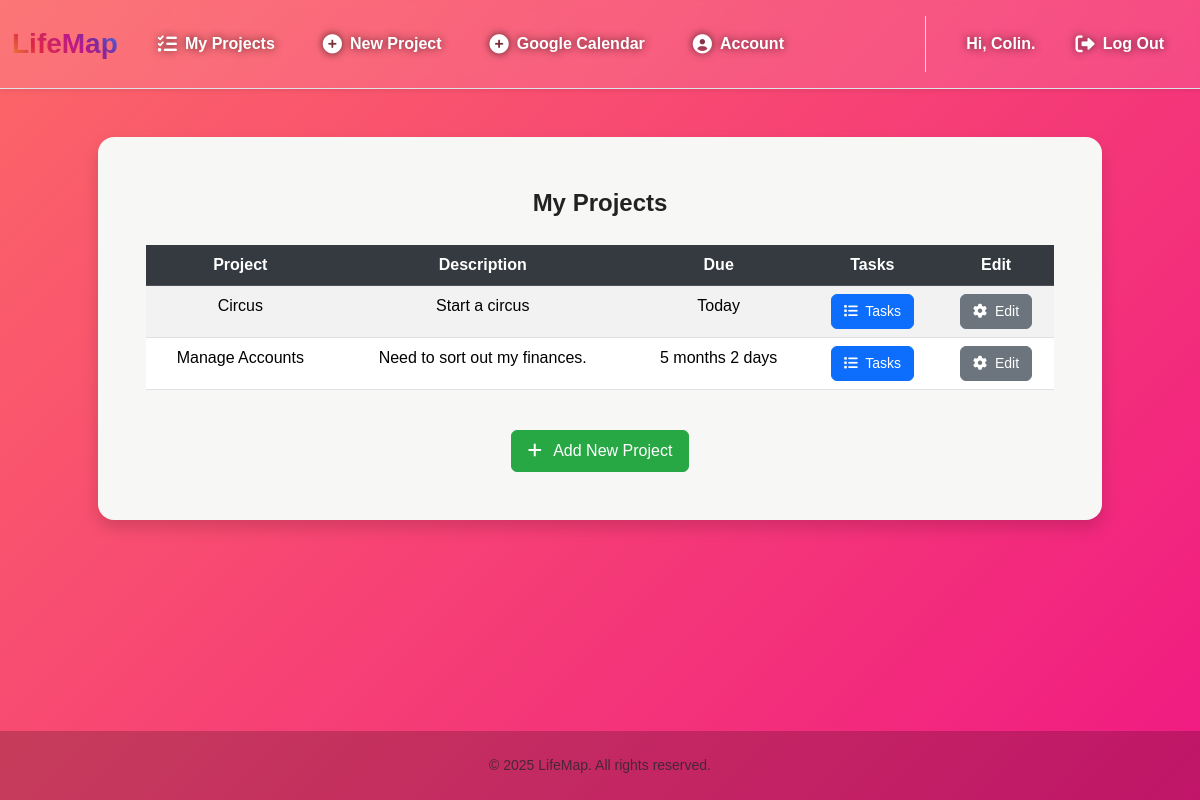
The page /projects (signed in) on the database as committed earlier.
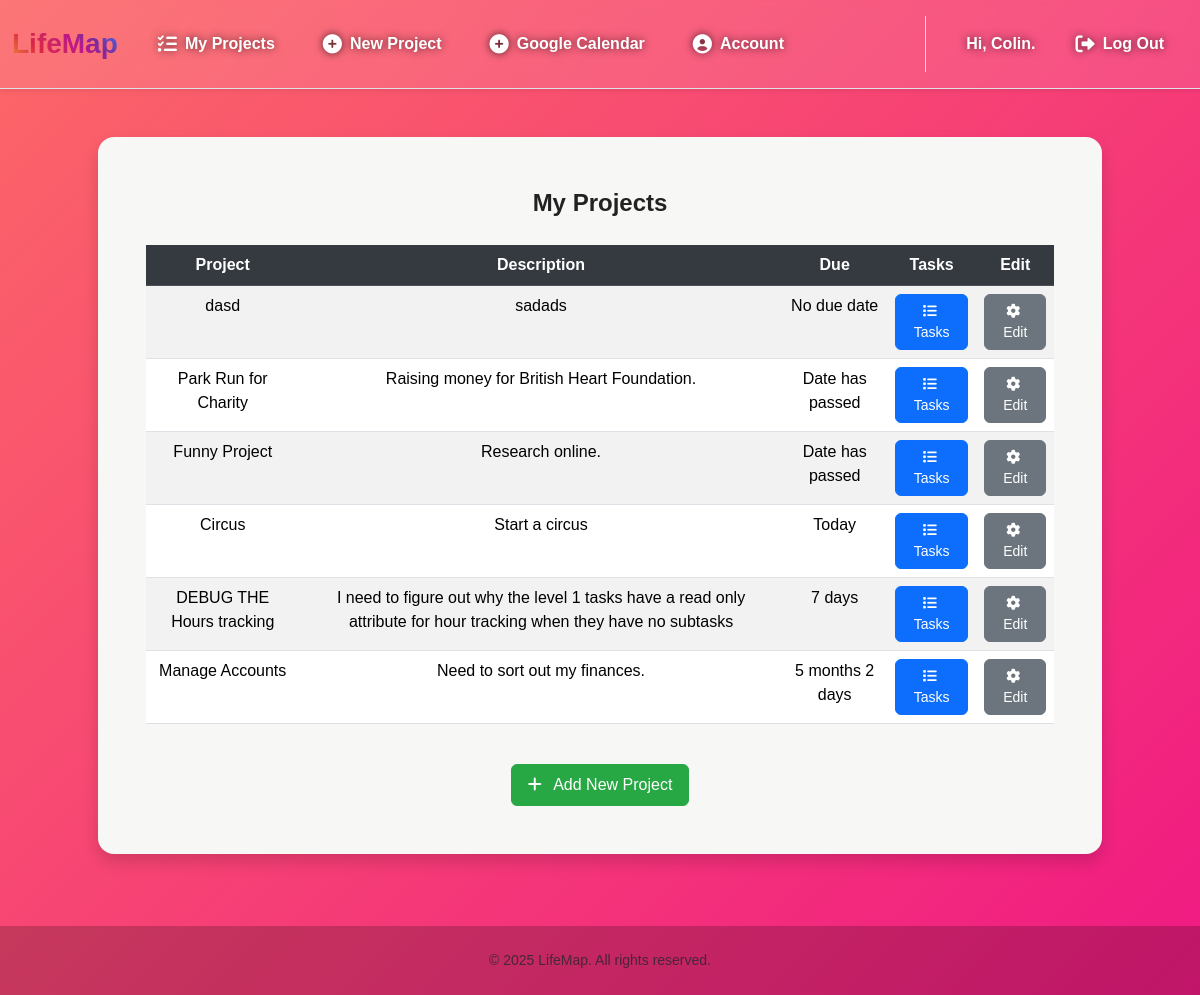
The same page on the database as committed later.
### tables this page shows
CREATE TABLE users (
    user_id INTEGER PRIMARY KEY AUTOINCREMENT,
    username TEXT NOT NULL UNIQUE,
    email TEXT UNIQUE,
    password_hash TEXT NOT NULL
, google_token TEXT);

CREATE TABLE projects (
    project_id INTEGER PRIMARY KEY AUTOINCREMENT,
    user_id INTEGER NOT NULL,
    name TEXT NOT NULL,
    description TEXT,
    start_date TEXT,
    end_date TEXT,
    FOREIGN KEY (user_id) REFERENCES users (user_id)
);

### app.py (the view)
@app.route("/projects", methods=["GET", "POST"])
@login_required
def projects_list():
    if request.method == "GET":
        conn = get_db()
        cursor = conn.cursor()
        user_id = session["user_id"]
        cursor.execute(
            """SELECT * FROM projects WHERE user_id = ? ORDER BY end_date ASC""", (user_id,))
        rows = [dict(row) for row in cursor.fetchall()]
        for row in rows:
            row["readable_due_date"] = format_date_difference(row["end_date"])
        return render_template(
            "projects.html",
            projects=rows,
            username=get_username(user_id))
    else:
        return error_page("Request Error, Only GET requests accepted.", 403)

### app.py (called while the page is built)
@app.after_request
def after_request(response):
    response.headers["Cache-Control"] = "no-cache, no-store, must-revalidate"
    response.headers["Expires"] = 0
    response.headers["Pragma"] = "no-cache"
    return response

### help.py (called while the page is built)
def get_db():
    if 'lifemap_db' not in g:
        g.lifemap_db = sqlite3.connect("LifeMap.db")
        g.lifemap_db.row_factory = sqlite3.Row
    return g.lifemap_db

def login_required(f):
    @wraps(f)
    def decorated_function(*args, **kwargs):
        if session.get("user_id") is None:
            return redirect("/login")
        return f(*args, **kwargs)
    return decorated_function

def get_username(user_id):
    conn = get_db()
    cursor = conn.cursor()
    cursor.execute("""SELECT username FROM users WHERE user_id = ?""", (user_id,))
    username_row = cursor.fetchone()
    return username_row[0] if username_row else None

def format_date_difference(target_date_str: str) -> str:
    if not target_date_str: return "No due date"
    target_date = date.fromisoformat(target_date_str)
    today = date.today()
    delta = relativedelta(target_date, today)
    if target_date < today: return "Date has passed"
    parts = []
    if delta.years: parts.append(f"{delta.years} year{'s' if delta.years != 1 else ''}")
    if delta.months: parts.append(f"{delta.months} month{'s' if delta.months != 1 else ''}")
    if delta.days: parts.append(f"{delta.days} day{'s' if delta.days != 1 else ''}")
    return " ".join(parts) or "Today"

### templates/projects.html (shortened to what this page needs)
{% extends "layout.html" %}
{% block username %}
    <div class="username fs-6 fw-bold">Hi, {{username}}.</div>
{% endblock %}
{% block main %}
    <div class="mb-4 shadow rounded-4 p-5 mx-auto" style="background-color: #f7f7f5 !important; max-width: 90%; width: 100%;">
        <div class="fs-4 fw-bold mb-4 text-center">
            My Projects
        </div>
        <div class="table-responsive">
            <table class="table table-hover table-striped">
                <thead class="table-dark">
                    <tr>
                        <th scope="col">Project</th>
                        <th scope="col">Description</th>
                        <th scope="col">Due</th>
                        <th scope="col">Tasks</th>
                        <th scope="col">Edit</th>
                    </tr>
                </thead>
                <tbody>
                    {% for row in projects %}
                    <tr>
                        <td> {{ row["name"] }} </td>
                        <td> {{ row["description"] }} </td>
                        {% if row["readable_due_date"] in this_week %}
                        <td><b style="color:red;"> {{ row["readable_due_date"]}}</b><td>
                        {% else %}
                        <td> {{ row["readable_due_date"]}}<td>
                        {% endif %}
                            <button class="details-button btn btn-sm btn-primary" data-project-id="{{ row["project_id"] }}">
                                <i class="fa-solid fa-list me-1"></i> Tasks
                            </button>
                        </td>
                        <td>
                            <button class="edit-button btn btn-sm btn-secondary" data-project-id="{{ row["project_id"] }}">
                                <i class="fa-solid fa-gear me-1"></i> Edit
                            </button>
                        </td>
                    </tr>
                    {% endfor %}
                </tbody>
            </table>
        </div>
        <div class="d-flex justify-content-center mt-4">
            <a href="/newProject" class="btn btn-new-project">
                <i class="fa-solid fa-plus me-2"></i> Add New Project
            </a>
        </div>
    </div>
{% endblock %}

### templates/layout.html (shortened to what this page needs)
<!DOCTYPE html>
<html lang="en">
<head>
    <link href="https://cdn.jsdelivr.net/npm/bootstrap@5.3.3/dist/css/bootstrap.min.css" rel="stylesheet" xintegrity="sha384-QWTKZyjpPEjISv5WaRU9OFeRpok6YctnYmDr5pNlyT2bRjXh0JMhjY6hW+ALEwIH">
    <link href="https://cdnjs.cloudflare.com/ajax/libs/font-awesome/6.0.0-beta3/css/all.min.css" rel="stylesheet">
    <link rel="stylesheet" href="{{ url_for('static', filename='css/layout2.css') }}">
</head>
<body id="bg" class="d-flex flex-column min-vh-100">
    <nav id="bgg" class="navbar navbar-expand-md navbar-light shadow-sm border-bottom py-3 sticky-top">
        <div class="container-fluid">
            <a class="navbar-brand text-gradient fs-3 fw-bolder" href="/">
                LifeMap
            </a>
            <div class="collapse navbar-collapse" id="navbarCollapse">
                {% if session["user_id"] %}
                    <ul class="navbar-nav me-auto mb-2 mb-md-0">
                        <li class="nav-item"><a class="nav-link text-dark py-2 px-3 d-flex align-items-center" href="/projects"><i class="fas fa-list-check me-2"></i> My Projects</a></li>
                        <li class="nav-item"><a class="nav-link text-dark py-2 px-3 d-flex align-items-center" href="/newProject"><i class="fas fa-plus-circle me-2"></i> New Project</a></li>
                        <li class="nav-item"><a class="nav-link text-dark py-2 px-3 d-flex align-items-center" href="/calendar"><i class="fas fa-plus-circle me-2"></i> Google Calendar</a></li>
                        <li class="nav-item"><a class="nav-link text-dark py-2 px-3 d-flex align-items-center" href="/account"><i class="fas fa-user-circle me-2"></i> Account</a></li>
                    </ul>
                    <ul class="navbar-nav ms-auto mb-2 mb-md-0 border-start border-md-0 border-gray-200 ps-md-4">
                        <li class="py-2 px-3 d-flex align-items-center" style="color: #ffff">{% block username %}{% endblock%}</li>
                        <li class="nav-item"><a class="nav-link text-danger py-2 px-3 d-flex align-items-center" href="/logout"><i class="fas fa-sign-out-alt me-2"></i> Log Out</a></li>
                    </ul>
                {% endif %}
            </div>
        </div>
    </nav>
    <main class="flex-grow-1 container-xl py-5 text-center">
        {% block main %}{% endblock %}
    </main>
    <footer id="bg" class="mt-auto py-4 text-center text-muted small">
        &copy; 2025 LifeMap. All rights reserved.
    </footer>
</body>
</html>

### static/css/layout2.css (style rules this page uses)
body { font-family: 'Poppins', sans-serif; background: linear-gradient(-45deg, #6a11cb, #2575fc, #ec008c, #fc6767); background-size: 400% 400%; animation: gradientBG 25s ease infinite; color: #222; display: flex; flex-direction: column; min-height: 100vh; }
.navbar { background: rgba(255, 255, 255, 0.1); backdrop-filter: blur(4px); border-bottom: 1px solid rgba(255, 255, 255, 0.2); box-shadow: 0 8px 32px 0 rgba(31, 38, 135, 0.37); }
.navbar-brand { font-weight: 700; font-size: 2rem; background: -webkit-linear-gradient(45deg, #f09433, #e6683c, #dc2743, #cc2366, #bc1888, #7a2c9e, #4f5bd5, #1a92d8); -webkit-background-clip: text; -webkit-text-fill-color: transparent; }
.nav-link { color: #fff !important; font-weight: 600; transition: all 0.3s ease; padding: 1rem 1.5rem !important; border-radius: 50px; text-shadow: 0px 0px 8px rgba(0, 0, 0, 0.7); }
.nav-link i { margin-right: 0.75rem; font-size: 1.2rem; }
footer { background: rgba(0, 0, 0, 0.2); color: rgba(255, 255, 255, 0.7); }
.username { text-shadow: 0px 0px 8px rgba(0, 0, 0, 0.7); }

### templates/projects.html (style rules this page uses)
.btn { border-radius: 0.375rem; font-weight: 500; transition: all 0.2s ease-in-out; padding: 0.375rem 0.75rem; font-size: 0.875rem; }
.btn-primary { background-color: #0d6efd; border-color: #0d6efd; color: white; }
.btn-secondary { background-color: #6c757d; border-color: #6c757d; color: white; }
.table-dark th { background-color: #343a40; color: white; }
.btn-new-project { background-color: #28a745; border-color: #28a745; color: white; padding: 0.5rem 1rem; font-size: 1rem; }

Rows that differ between the two databases and show on the page:
added projects: name "dasd", description "sadads", readable_due_date "No due date"
added projects: name "Park Run for Charity", description "Raising money for British Heart Foundation.", readable_due_date "Date has passed"
added projects: name "Funny Project", description "Research online.", readable_due_date "Date has passed"
added projects: name "DEBUG THE Hours tracking", description "I need to figure out why the level 1 tasks have a read only attribute for hour tracking when they have no subtasks", readable_due_date "7 days"
